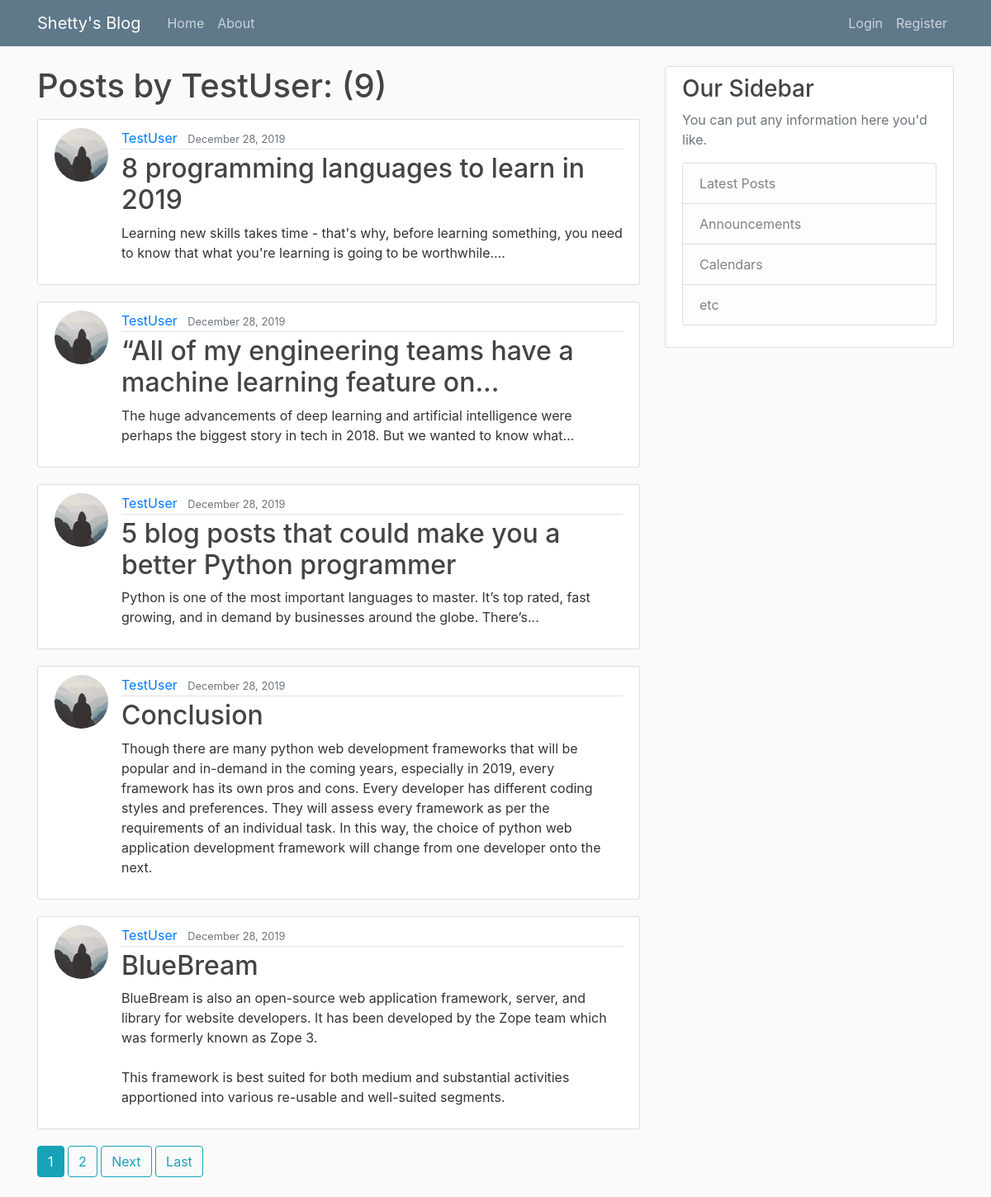
Page /user/TestUser/ on the committed database.
### blog/models.py (models this page shows, shortened)
class Post(models.Model):
    title = models.CharField(max_length=100)
    content = models.TextField()
    date_posted = models.DateTimeField(default=timezone.now)
    author = models.ForeignKey(User, on_delete=models.CASCADE)

### users/models.py (models this page shows, shortened)
class Profile(models.Model):
    user = models.OneToOneField(User, on_delete=models.CASCADE)
    image = models.ImageField(default='default.jpg', upload_to='profile_pics')

### blog/views.py (the view)
# urls.py: path('user/<str:username>/', UserPostListView.as_view(), name='user-posts'),
class UserPostListView(ListView):
    model = Post
    template_name = 'blog/user_posts.html'  # <app>/<model>_<viewtype>.html
    context_object_name = 'posts'
    paginate_by = 5
    def get_queryset(self):
        user = get_object_or_404(User, username=self.kwargs.get('username'))
        return Post.objects.filter(author=user).order_by('-date_posted')

### blog/templates/blog/user_posts.html (shortened to what this page needs)
{% extends "blog/base.html" %}
{% block content %}
    <h1 class="mb-3">Posts by {{ view.kwargs.username }}: ({{ page_obj.paginator.count }})</h1>
    {% for post in posts %}
        <article class="media content-section">
          <img class="rounded-circle article-img" src="{{ post.author.profile.image.url }}">
          <div class="media-body">
            <div class="article-metadata">
              <a class="mr-2" href="{% url 'user-posts' post.author.username %}">{{ post.author }}</a>
              <small class="text-muted">{{ post.date_posted|date:"F d, Y" }}</small>
            </div>
            <h2><a class="article-title" href="{% url 'post-detail' post.id %}">{{ post.title }}</a></h2>
            <p class="article-content">{{ post.content }}</p>
          </div>
        </article>
    {% endfor %}
    {% if is_paginated %}
      {% for num in page_obj.paginator.page_range %}
        {% if page_obj.number == num %}
          <a class="btn btn-info mb-4" href="?page={{num}}">{{num}}</a>
        {% elif num > page_obj.number|add:'-3' and num < page_obj.number|add:'3' %}
          <a class="btn btn-outline-info mb-4" href="?page={{num}}">{{num}}</a>
        {% endif %}
      {% endfor %}
      {% if page_obj.has_next %}
        <a class="btn btn-outline-info mb-4" href="?page={{ page_obj.next_page_number }}">Next</a>
        <a class="btn btn-outline-info mb-4" href="?page={{ page_obj.paginator.num_pages }}">Last</a>
      {% endif %}
    {% endif %}
{% endblock content %}

### blog/templates/blog/base.html (shortened to what this page needs)
{% load static %}
<!DOCTYPE html>
<html>
<head>
    <link rel="stylesheet" href="https://maxcdn.bootstrapcdn.com/bootstrap/4.0.0/css/bootstrap.min.css">
    <link rel="stylesheet" type="text/css" href="{% static 'blog/main.css' %}">
</head>
<body>
    <header class="site-header">
      <nav class="navbar navbar-expand-md navbar-dark bg-steel fixed-top">
        <div class="container">
          <a class="navbar-brand mr-4" href="{% url 'blog-home' %}">Shetty's Blog</a>
          <div class="collapse navbar-collapse" id="navbarToggle">
            <div class="navbar-nav mr-auto">
              <a class="nav-item nav-link" href="{% url 'blog-home' %}">Home</a>
              <a class="nav-item nav-link" href="{% url 'blog-about' %}">About</a>
            </div>
            <div class="navbar-nav">
              {% if user.is_authenticated %}
                <a class="nav-item nav-link" href="{% url 'post-create' %}">New-Post</a>
                <a class="nav-item nav-link" href="{% url 'profile' %}">{{user.username}}: Profile</a>
                <a class="nav-item nav-link" href="{% url 'logout' %}">Logout</a>
              {% else %}
                <a class="nav-item nav-link" href="{% url 'login' %}">Login</a>
                <a class="nav-item nav-link" href="{% url 'register' %}">Register</a>
              {% endif %}
            </div>
          </div>
        </div>
      </nav>
    </header>
    <main role="main" class="container">
      <div class="row">
        <div class="col-md-8">
          {% block content %}{% endblock %}
        </div>
        <div class="col-md-4">
          <div class="content-section">
            <h3>Our Sidebar</h3>
            <p class='text-muted'>You can put any information here you'd like.
              <ul class="list-group">
                <li class="list-group-item list-group-item-light">Latest Posts</li>
                <li class="list-group-item list-group-item-light">Announcements</li>
                <li class="list-group-item list-group-item-light">Calendars</li>
                <li class="list-group-item list-group-item-light">etc</li>
              </ul>
            </p>
          </div>
        </div>
      </div>
    </main>
</body>
</html>

### blog/static/blog/main.css (style rules this page uses)
body { background: #fafafa; color: #333333; margin-top: 5rem; }
h1, h2, h3, h4, h5, h6 { color: #444444; }
ul { margin: 0; }
.bg-steel { background-color: #5f788a; }
.site-header .navbar-nav .nav-link { color: #cbd5db; }
.content-section { background: #ffffff; padding: 10px 20px; border: 1px solid #dddddd; border-radius: 3px; margin-bottom: 20px; }
.article-title { color: #444444; }
.article-content { white-space: pre-line; }
.article-img { height: 65px; width: 65px; margin-right: 16px; }
.article-metadata { padding-bottom: 1px; margin-bottom: 4px; border-bottom: 1px solid #e3e3e3 }

### rows in the picture
Post: author.profile.image (placeholder picture), author "TestUser", date_posted "December 28, 2019", title "8 programming languages to learn in 2019", content "Learning new skills takes time - that's why, before learning something, you need to know that what you're learning is going to be worthwhile...."
Post: author.profile.image (placeholder picture), author "TestUser", date_posted "December 28, 2019", title "“All of my engineering teams have a machine learning feature on...", content "The huge advancements of deep learning and artificial intelligence were perhaps the biggest story in tech in 2018. But we wanted to know what..."
Post: author.profile.image (placeholder picture), author "TestUser", date_posted "December 28, 2019", title "5 blog posts that could make you a better Python programmer", content "Python is one of the most important languages to master. It’s top rated, fast growing, and in demand by businesses around the globe. There’s..."
Post: author.profile.image (placeholder picture), author "TestUser", date_posted "December 28, 2019", title "Conclusion", content "Though there are many python web development frameworks that will be popular and in-demand in the coming years, especially in 2019, every framework has its own pros and cons. Every developer has different coding styles and preferences. They will assess every framework as per the requirements of an individual task. In this way, the choice of python web application development framework will change from one developer onto the next."
Post: author.profile.image (placeholder picture), author "TestUser", date_posted "December 28, 2019", title "BlueBream", content "BlueBream is also an open-source web application framework, server, and library for website developers. It has been developed by the Zope team which was formerly known as Zope 3. This framework is best suited for both medium and substantial activities apportioned into various re-usable and well-suited segments."

### other values in the picture
{{ view.kwargs.username }} "TestUser"
{{ page_obj.paginator.count }} "9"
{{ num }} "1"
{{ num }} "2"
